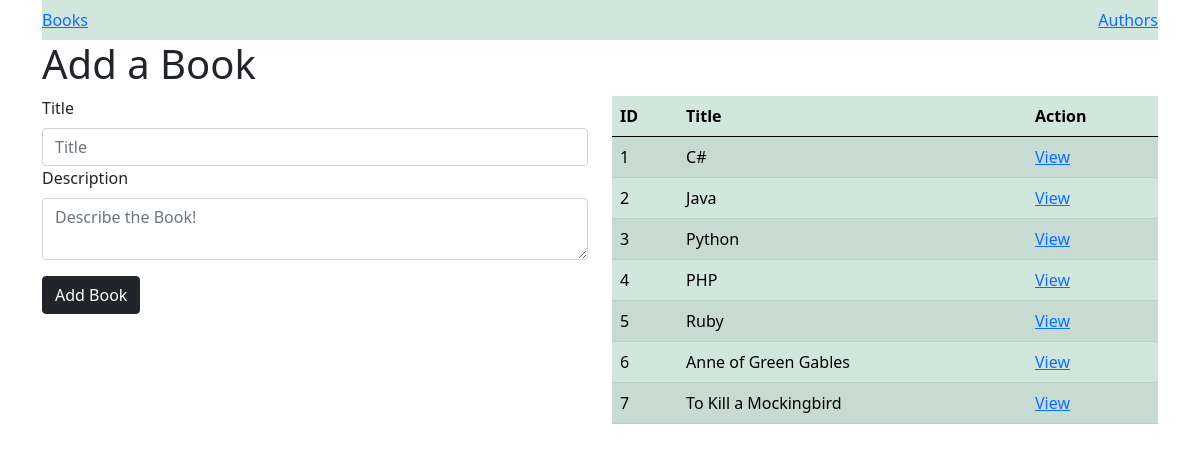
Before: / with the older database file.
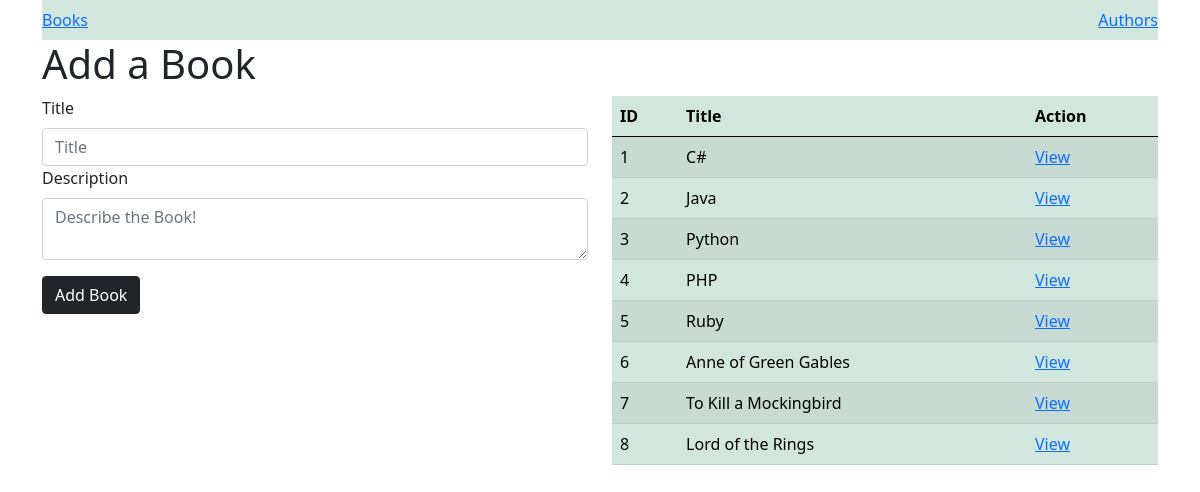
After: the same page with the newer database file.
### books_authors_app/models.py (models this page shows)
class Book(models.Model):
    title= models.CharField(max_length=255)
    desc= models.TextField()
    created_at= models.DateTimeField(auto_now_add=True)
    updated_at= models.DateTimeField(auto_now=True)

### books_authors_app/views.py (the view)
# urls.py: path('', views.index),
def index(request):
    books = Book.objects.all()
    context = {
        "books": books
    }
    return render(request, 'index.html', context)

### books_authors_app/templates/index.html (shortened to what this page needs)
<!DOCTYPE html>
<html lang="en">
<head>
    <link href="https://cdn.jsdelivr.net/npm/bootstrap@5.0.0-beta3/dist/css/bootstrap.min.css" rel="stylesheet">
</head>
<body>
    <div id="wrapper">
        <div class="container">
            <nav class="navbar navbar-light" style="background-color: #D1E7DD">
                <a href="/">Books</a>
                <a href="{% url 'newAuthor' %}">Authors</a>
            </nav>
                <h1>Add a Book</h1>
            <div class="row">
                <div class="col">
                <form action="{% url 'createBook' %}" method='POST' class="form-group">
                        <label for="title" class="form-label">Title</label>
                        <input type="text" class="form-control" name="title" placeholder="Title">
                        <label for="description" class="form-label">Description</label>
                        <textarea name="description" class="form-control" placeholder="Describe the Book!" row="3"></textarea>
                        <button type="submit" class="mt-3 btn btn-dark">Add Book</button>
                </form>
                </div>
                <div class="col">
                    <table class="table table-success table-striped table-hover">
                        <thead>
                            <tr>
                                <th>ID</th>
                                <th>Title</th>
                                <th>Action</th>
                            </tr>
                        </thead>
                        <tbody>
                        {% for book in books %}
                            <tr>
                                <td>{{ book.id }}</td>
                                <td>{{ book.title }}</td>
                                <td><a href="{% url 'showBook' bookId=book.id %}">View</a></td>
                            </tr>
                        {% endfor %}
                        </tbody>
                    </table>
                </div>
            </div>
        </div>
    </div>
</body>
</html>

Changed rows visible on the page:
added Book: id "8", title "Lord of the Rings"
